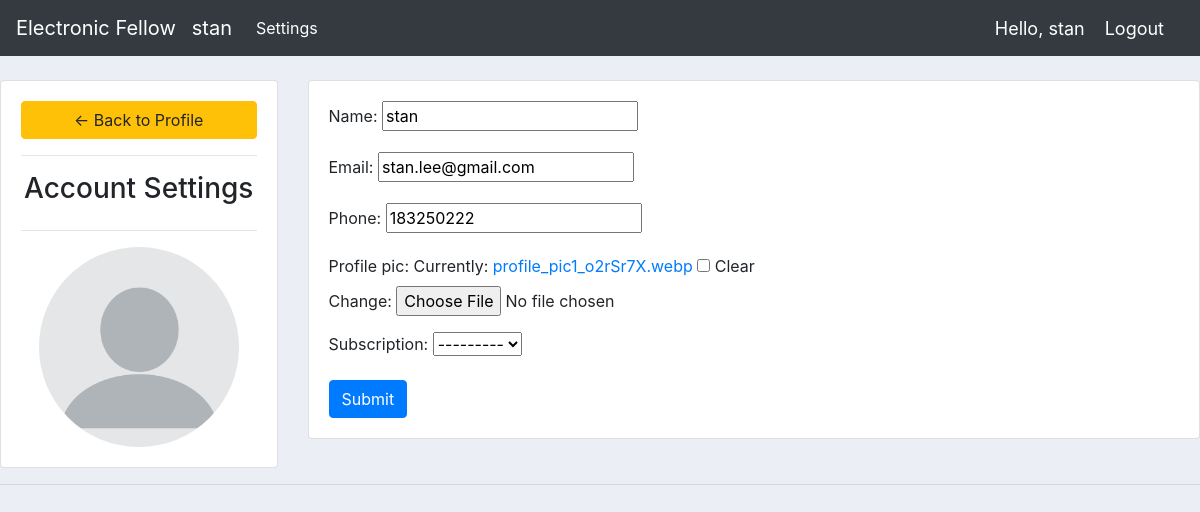
Before: /account/ (signed in) with the older database file.
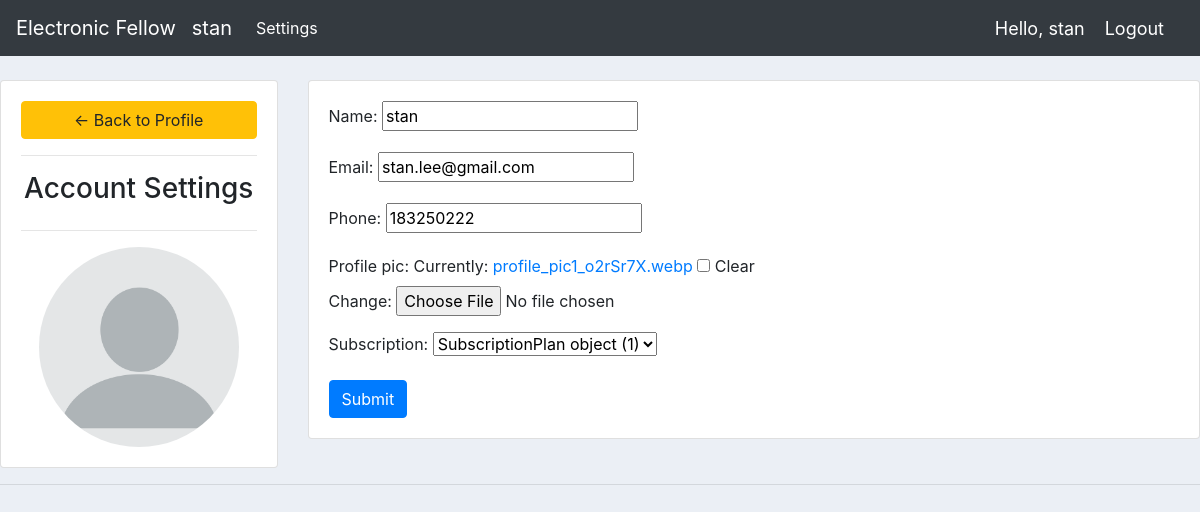
After: the same page with the newer database file.
### store/models.py (models this page shows, shortened)
class Customer(models.Model):
    user = models.OneToOneField(User, null=True, on_delete=models.CASCADE)
    name = models.CharField(max_length=200, null=True)
    email = models.EmailField(unique = True, null = True)
    phone = models.IntegerField(null=True)
    profile_pic = models.ImageField(default = 'images/profile_pic1.webp',null=True, blank=True)
    date_created = models.DateTimeField(auto_now_add=True)
    subscription = models.ForeignKey(SubscriptionPlan, on_delete=models.SET_NULL, null=True, blank=True)

### store/views.py (the view)
# urls.py: path('account/', views.accountSettings, name = 'settings'),
@login_required
def accountSettings(request):
    customer = request.user.customer
    form = CustomerForm(instance=customer)
    if request.method == 'POST':
        form = CustomerForm(request.POST, request.FILES, instance=customer)
        if form.is_valid():
            form.save()
            return redirect('user_page')
    context = {'form':form}
    return render(request, 'store/settings.html', context)

### store/forms.py
class CustomerForm(forms.ModelForm):
    class Meta:
        model = Customer
        fields = '__all__'
        exclude = ['user']

### store/templates/store/settings.html (shortened to what this page needs)
{%  extends 'store/base.html' %}
{% load static %}
{% block content %}
<br>
<div class="row">
	<div class="col-md-3">
		<div class="card card-body">
			<a class="btn btn-warning" href="{% url 'dashboard' %}"> &#8592; Back to Profile</a>
			<hr>
			<h3 style="text-align: center">Account Settings</h3>
			<hr>
			<img class="profile-pic" src="{{request.user.customer.profile_pic.url}}" >
		</div>
	</div>
	<div class="col-md-9">
		<div class="card card-body">
			<form method="POST" action="" enctype="multipart/form-data">
				{{form.as_p}}
			<input class="btn btn-primary" type="submit" name="Update Information">
			</form>
		</div>
	</div>
</div>
{% endblock %}

Changed rows visible on the page:
changed Customer "stan": subscription "---------" → "SubscriptionPlan object (1)"
